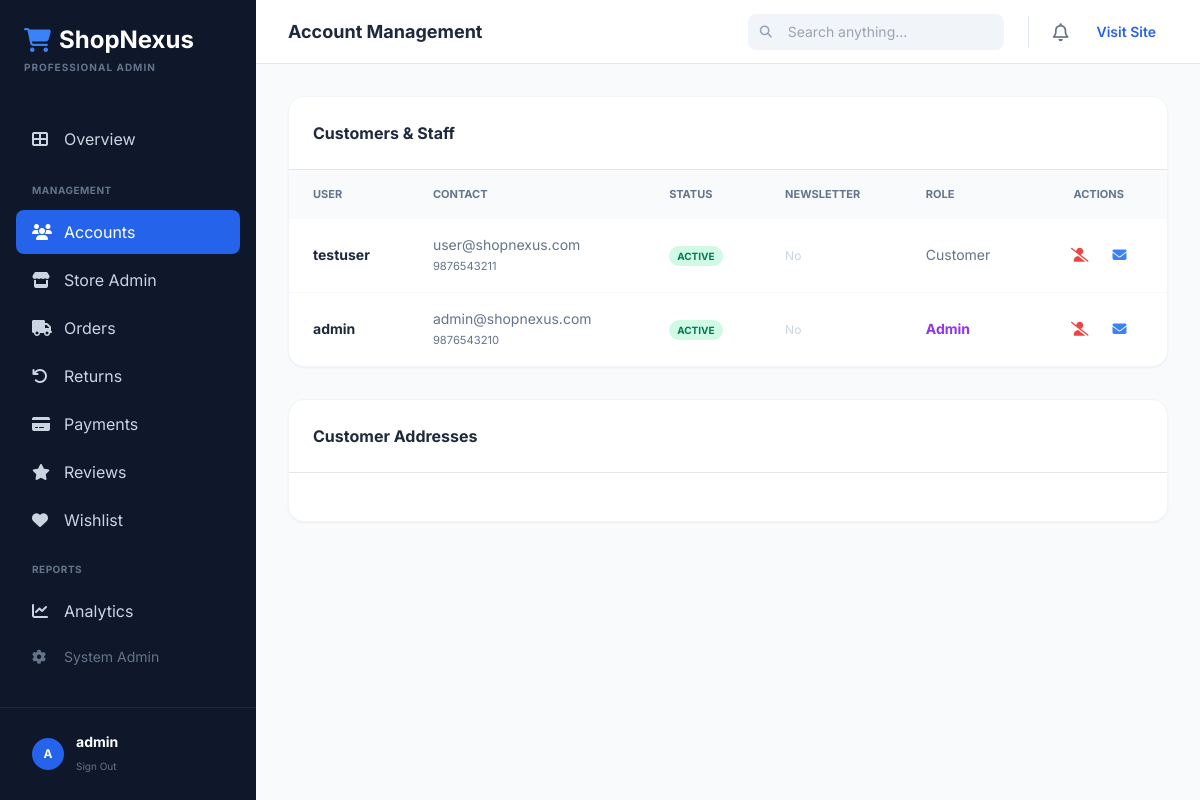
Screenshot of /dashboard/accounts/ (signed in) with the database file from the repository.
### accounts/models.py (models this page shows, shortened)
class CustomUser(AbstractUser):
    phone = models.CharField(max_length=15, blank=True)
    address = models.TextField(blank=True)
    city = models.CharField(max_length=100, blank=True)
    state = models.CharField(max_length=100, blank=True)
    zip_code = models.CharField(max_length=10, blank=True)
    country = models.CharField(max_length=100, blank=True, default='India')
    profile_picture = models.ImageField(upload_to='profiles/', blank=True, null=True)
    date_of_birth = models.DateField(null=True, blank=True)
    is_email_verified = models.BooleanField(default=False)
    newsletter_subscribed = models.BooleanField(default=False)
    created_at = models.DateTimeField(auto_now_add=True)
    updated_at = models.DateTimeField(auto_now=True)
    class Meta:
        verbose_name = 'User'
        verbose_name_plural = 'Users'

### dashboard/views.py (the view)
# urls.py: path('accounts/', views.db_accounts, name='db_accounts'),
@staff_member_required
def db_accounts(request):
    users = CustomUser.objects.all().order_by('-date_joined')
    addresses = Address.objects.all().order_by('-created_at')[:20]
    return render(request, 'dashboard/accounts.html', {'users': users, 'addresses': addresses})

### store/context_processors.py (called while the page is built)
def cart_count(request):
    count = 0
    try:
        if request.user.is_authenticated:
            cart = Cart.objects.filter(user=request.user).first()
        else:
            session_key = request.session.session_key
            if session_key:
                cart = Cart.objects.filter(session_key=session_key, user__isnull=True).first()
            else:
                cart = None
        if cart:
            count = cart.total_items
    except:
        pass
    return {'cart_count': count}

def categories_list(request):
    categories = Category.objects.filter(is_active=True, parent=None)
    return {'nav_categories': categories}

### store/models.py (called while the page is built)
    @property
    def total_items(self):
        return sum(item.quantity for item in self.items.all())

### dashboard/templates/dashboard/accounts.html (shortened to what this page needs)
{% extends 'dashboard/base.html' %}
{% block page_title %}Account Management{% endblock %}
{% block content %}
<div class="space-y-8">
    <div class="bg-white rounded-2xl shadow-sm border border-slate-100 overflow-hidden">
        <div class="p-6 border-b"><h3 class="font-bold text-slate-800">Customers & Staff</h3></div>
        <div class="overflow-x-auto">
            <table class="w-full text-left">
                <thead class="bg-slate-50 text-slate-500 text-[11px] uppercase font-bold">
                    <tr>
                        <th class="px-6 py-4">User</th>
                        <th class="px-6 py-4">Contact</th>
                        <th class="px-6 py-4">Status</th>
                        <th class="px-6 py-4">Newsletter</th>
                        <th class="px-6 py-4">Role</th>
                        <th class="px-6 py-4 text-center">Actions</th>
                    </tr>
                </thead>
                <tbody class="divide-y divide-slate-50">
                    {% for user in users %}
                    <tr class="hover:bg-slate-50 transition text-sm">
                        <td class="px-6 py-4 font-bold text-slate-800">{{ user.username }}</td>
                        <td class="px-6 py-4 text-slate-500">{{ user.email }}<br><small>{{ user.phone }}</small></td>
                        <td class="px-6 py-4">
                            <span class="px-2 py-1 rounded-full text-[10px] font-bold uppercase {% if user.is_active %}bg-emerald-100 text-emerald-700{% else %}bg-red-100 text-red-700{% endif %}">
                                {% if user.is_active %}Active{% else %}Deactivated{% endif %}
                            </span>
                        </td>
                        <td class="px-6 py-4">
                            {% if user.newsletter_subscribed %}<span class="text-emerald-600 font-bold text-xs">Subscribed</span>{% else %}<span class="text-slate-300 text-xs">No</span>{% endif %}
                        </td>
                        <td class="px-6 py-4">
                            {% if user.is_superuser %}<span class="text-purple-600 font-bold">Admin</span>
                            {% elif user.is_staff %}<span class="text-blue-600 font-semibold">Staff</span>
                            {% else %}<span class="text-slate-500">Customer</span>{% endif %}
                        </td>
                        <td class="px-6 py-4 text-center">
                            <div class="flex justify-center gap-2">
                                <a href="{% url 'toggle_user_status' user.pk %}" class="p-2 {% if user.is_active %}text-red-500 hover:bg-red-50{% else %}text-emerald-500 hover:bg-emerald-50{% endif %} rounded-lg transition" title="Toggle Status">
                                    <i class="fas {% if user.is_active %}fa-user-slash{% else %}fa-user-check{% endif %}"></i>
                                </a>
                                <a href="{% url 'toggle_newsletter' user.pk %}" class="p-2 text-blue-500 hover:bg-blue-50 rounded-lg transition" title="Toggle Newsletter">
                                    <i class="fas fa-envelope"></i>
                                </a>
                            </div>
                        </td>
                    </tr>
                    {% endfor %}
                </tbody>
            </table>
        </div>
    </div>
    <div class="bg-white rounded-2xl shadow-sm border border-slate-100 overflow-hidden">
        <div class="p-6 border-b"><h3 class="font-bold text-slate-800">Customer Addresses</h3></div>
        <div class="p-6 grid grid-cols-1 md:grid-cols-2 lg:grid-cols-3 gap-4">
        </div>
    </div>
</div>
{% endblock %}

### dashboard/templates/dashboard/base.html (shortened to what this page needs)
<!DOCTYPE html>
<html lang="en">
<head>
    <script src="https://cdn.tailwindcss.com"></script>
    <link rel="stylesheet" href="https://cdnjs.cloudflare.com/ajax/libs/font-awesome/6.4.0/css/all.min.css">
</head>
<body class="bg-slate-50 min-h-screen flex">
    <aside class="w-64 bg-slate-900 text-slate-300 flex-shrink-0 hidden lg:flex flex-col sticky top-0 h-screen">
        <div class="p-6">
            <h1 class="text-white text-2xl font-bold flex items-center gap-2">
                <i class="fas fa-shopping-cart text-blue-500"></i> ShopNexus
            </h1>
            <p class="text-[10px] text-slate-500 mt-1 uppercase tracking-widest font-bold">Professional Admin</p>
        </div>
        <nav class="flex-1 px-4 py-4 space-y-1 overflow-y-auto custom-scrollbar">
            <a href="{% url 'admin_dashboard' %}" class="sidebar-link flex items-center gap-3 px-4 py-3 rounded-lg hover:bg-slate-800 transition {% if request.resolver_match.url_name == 'admin_dashboard' %}active{% endif %}">
                <i class="fas fa-th-large w-5"></i> Overview
            </a>
            <div class="pt-4 pb-2 px-4 text-[10px] font-bold text-slate-500 uppercase tracking-wider">Management</div>
            <a href="{% url 'db_accounts' %}" class="sidebar-link flex items-center gap-3 px-4 py-2.5 rounded-lg hover:bg-slate-800 transition {% if 'accounts' in request.path %}active{% endif %}">
                <i class="fas fa-users w-5"></i> Accounts
            </a>
            <a href="{% url 'db_store' %}" class="sidebar-link flex items-center gap-3 px-4 py-2.5 rounded-lg hover:bg-slate-800 transition {% if 'store' in request.path %}active{% endif %}">
                <i class="fas fa-store w-5"></i> Store Admin
            </a>
            <a href="{% url 'db_orders' %}" class="sidebar-link flex items-center gap-3 px-4 py-2.5 rounded-lg hover:bg-slate-800 transition {% if 'orders' in request.path and 'returns' not in request.path %}active{% endif %}">
                <i class="fas fa-truck w-5"></i> Orders
            </a>
            <a href="{% url 'db_returns' %}" class="sidebar-link flex items-center gap-3 px-4 py-2.5 rounded-lg hover:bg-slate-800 transition {% if 'returns' in request.path %}active{% endif %}">
                <i class="fas fa-undo w-5"></i> Returns
            </a>
            <a href="{% url 'db_payments' %}" class="sidebar-link flex items-center gap-3 px-4 py-2.5 rounded-lg hover:bg-slate-800 transition {% if 'payments' in request.path %}active{% endif %}">
                <i class="fas fa-credit-card w-5"></i> Payments
            </a>
            <a href="{% url 'db_reviews' %}" class="sidebar-link flex items-center gap-3 px-4 py-2.5 rounded-lg hover:bg-slate-800 transition {% if 'reviews' in request.path %}active{% endif %}">
                <i class="fas fa-star w-5"></i> Reviews
            </a>
            <a href="{% url 'db_wishlist' %}" class="sidebar-link flex items-center gap-3 px-4 py-2.5 rounded-lg hover:bg-slate-800 transition {% if 'wishlist' in request.path %}active{% endif %}">
                <i class="fas fa-heart w-5"></i> Wishlist
            </a>
            <div class="pt-4 pb-2 px-4 text-[10px] font-bold text-slate-500 uppercase tracking-wider">Reports</div>
            <a href="{% url 'db_analytics' %}" class="sidebar-link flex items-center gap-3 px-4 py-2.5 rounded-lg hover:bg-slate-800 transition {% if 'analytics' in request.path %}active{% endif %}">
                <i class="fas fa-chart-line w-5"></i> Analytics
            </a>
            <a href="/admin/" class="flex items-center gap-3 px-4 py-2.5 rounded-lg hover:bg-slate-800 transition text-slate-500 text-sm">
                <i class="fas fa-cog w-5"></i> System Admin
            </a>
        </nav>
        <div class="p-4 border-t border-slate-800">
            <div class="flex items-center gap-3 px-4 py-2">
                <div class="w-8 h-8 rounded-full bg-blue-600 flex items-center justify-center text-white font-bold text-xs">
                    {{ user.username|first|upper }}
                </div>
                <div class="flex-1 min-w-0">
                    <p class="text-sm font-bold text-white truncate">{{ user.username }}</p>
                    <a href="{% url 'logout' %}" class="text-[10px] text-slate-500 hover:text-red-400">Sign Out</a>
                </div>
            </div>
        </div>
    </aside>
    <div class="flex-1 flex flex-col min-w-0">
        <header class="h-16 bg-white border-b flex items-center justify-between px-8 sticky top-0 z-30">
            <div class="flex items-center gap-4">
                <h2 class="text-lg font-bold text-slate-800">{% block page_title %}Dashboard{% endblock %}</h2>
            </div>
            <div class="flex items-center gap-4">
                <div class="relative hidden sm:block">
                    <input type="text" placeholder="Search anything..." class="pl-10 pr-4 py-2 bg-slate-100 border-none rounded-lg text-sm w-64 focus:ring-2 focus:ring-blue-500">
                    <i class="fas fa-search absolute left-3 top-1/2 -translate-y-1/2 text-slate-400 text-xs"></i>
                </div>
                <button class="text-slate-500 hover:text-blue-600 transition">
                    <i class="far fa-bell text-lg"></i>
                </button>
                <a href="{% url 'home' %}" class="text-sm font-semibold text-blue-600 hover:bg-blue-50 px-3 py-2 rounded-lg transition">
                    Visit Site
                </a>
            </div>
        </header>
        <main class="flex-1 p-8 overflow-y-auto">
            {% block content %}{% endblock %}
        </main>
    </div>
</body>
</html>

### dashboard/templates/dashboard/base.html (style rules this page uses)
body { font-family: 'Inter', sans-serif; }
.sidebar-link.active { background-color: #2563eb; color: white; }

### rows the page displays
CustomUser: username|first "A", username "admin", email "admin@shopnexus.com", phone "9876543210", is_active "ACTIVE", newsletter_subscribed "No", is_superuser "Admin"
CustomUser: username "testuser", email "user@shopnexus.com", phone "9876543211", is_active "ACTIVE", newsletter_subscribed "No", is_superuser "Customer"
